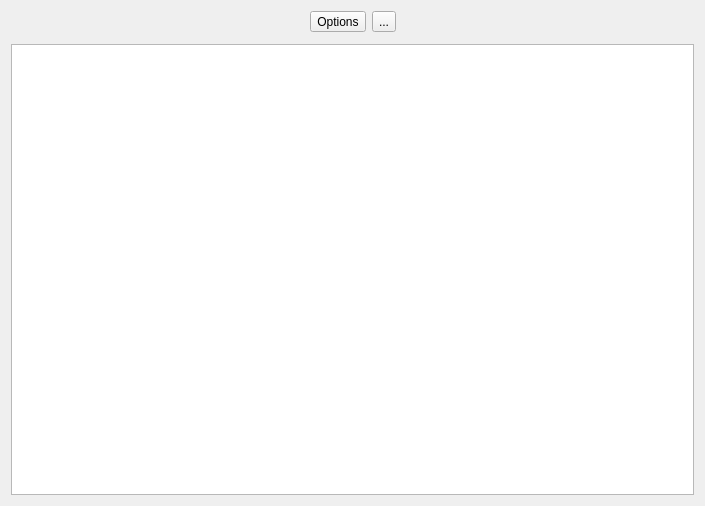
<?xml version="1.0" encoding="UTF-8"?>
<ui version="4.0">
 <class>PeerChooser</class>
 <widget class="QDialog" name="PeerChooser">
  <property name="geometry">
   <rect>
    <x>0</x>
    <y>0</y>
    <width>705</width>
    <height>506</height>
   </rect>
  </property>
  <property name="windowTitle">
   <string>Dialog</string>
  </property>
  <property name="windowIcon">
   <iconset resource="../res.qrc">
    <normaloff>:/resources/cursorBlackWhite.png</normaloff>:/resources/cursorBlackWhite.png</iconset>
  </property>
  <layout class="QGridLayout" name="gridLayout_2">
   <item row="0" column="0">
    <layout class="QHBoxLayout" name="horizontalLayout">
     <item>
      <spacer name="horizontalSpacer">
       <property name="orientation">
        <enum>Qt::Horizontal</enum>
       </property>
       <property name="sizeHint" stdset="0">
        <size>
         <width>40</width>
         <height>20</height>
        </size>
       </property>
      </spacer>
     </item>
     <item>
      <widget class="QToolButton" name="settingsButton">
       <property name="text">
        <string>Options</string>
       </property>
      </widget>
     </item>
     <item>
      <widget class="QToolButton" name="toolButton">
       <property name="text">
        <string>...</string>
       </property>
       <property name="icon">
        <iconset resource="../res.qrc">
         <normaloff>:/resources/defaultValue--edit-undo.svg</normaloff>:/resources/defaultValue--edit-undo.svg</iconset>
       </property>
      </widget>
     </item>
     <item>
      <spacer name="horizontalSpacer_2">
       <property name="orientation">
        <enum>Qt::Horizontal</enum>
       </property>
       <property name="sizeHint" stdset="0">
        <size>
         <width>40</width>
         <height>20</height>
        </size>
       </property>
      </spacer>
     </item>
    </layout>
   </item>
   <item row="6" column="0">
    <widget class="QListWidget" name="listWidget"/>
   </item>
   <item row="1" column="0">
    <widget class="QWidget" name="optionsWidget" native="true">
     <property name="enabled">
      <bool>true</bool>
     </property>
    </widget>
   </item>
  </layout>
 </widget>
 <resources>
  <include location="../res.qrc"/>
 </resources>
 <connections/>
</ui>
